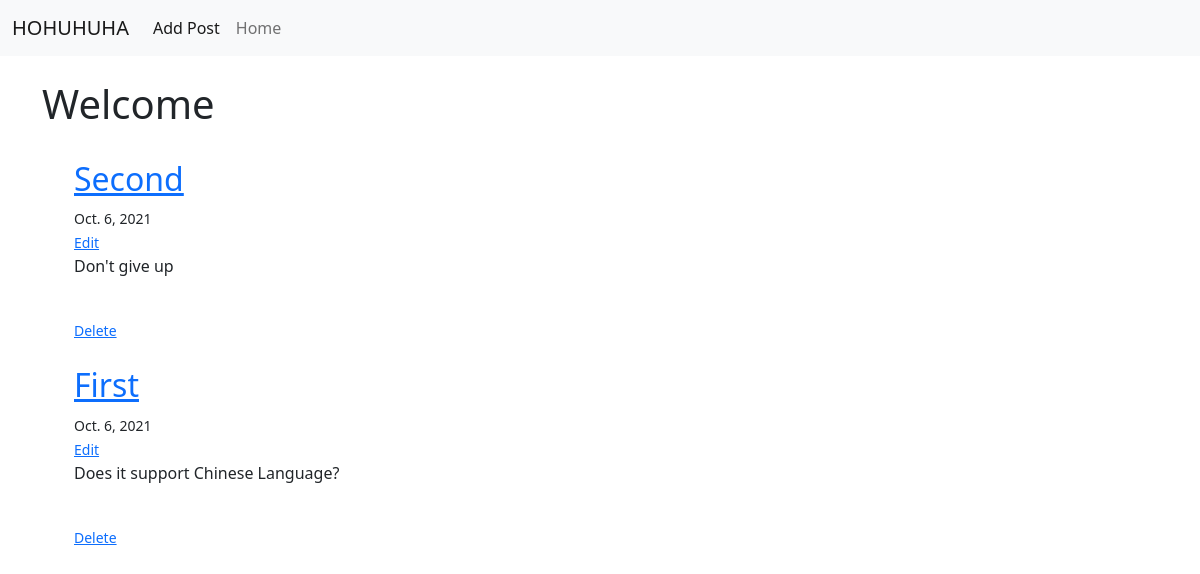
/, run on an earlier commit of the app's database.
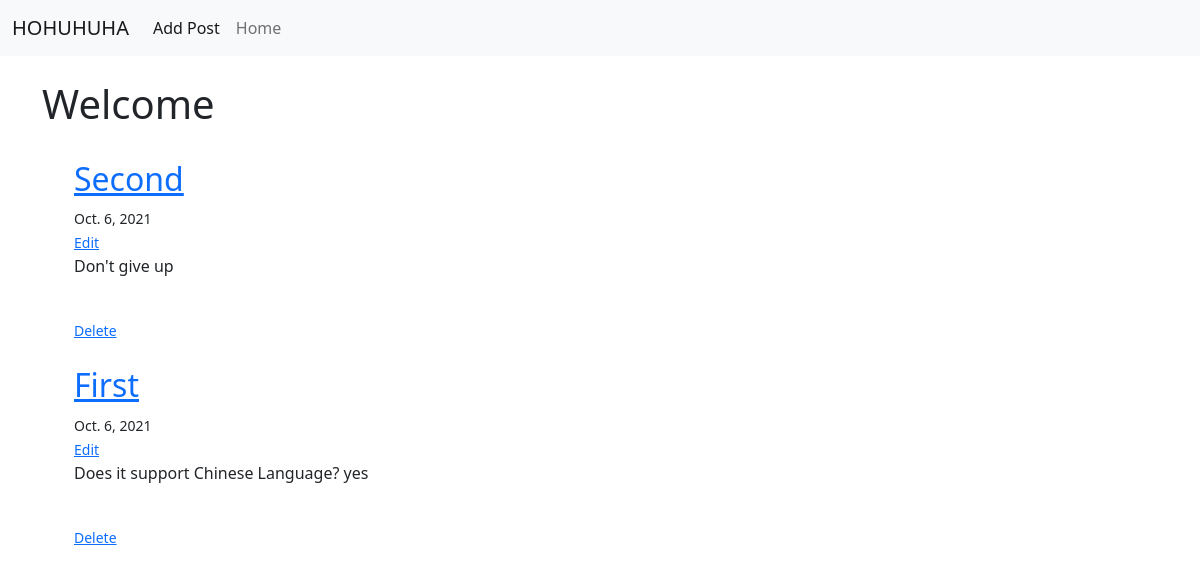
And on a later commit of the database.
### theblog/models.py (models this page shows, shortened)
class Post(models.Model):
	title = models.CharField(max_length=255)
	author = models.ForeignKey(User, on_delete=models.CASCADE)
	body = models.TextField()
	post_date = models.DateField(auto_now_add=True)

### theblog/views.py (the view)
# urls.py: path('', HomeView.as_view(), name="home"),
class HomeView(ListView):
	model = Post
	template_name = 'home.html'
	ordering = ['-post_date', '-id']

### theblog/templates/home.html
{% extends 'base.html' %}
{% block content %}
	<h1>Welcome</h1><br/>
	<ul>
		{% for post in object_list %}
			<h2><a href="{% url 'article-detail' post.pk %}">{{ post.title }}</a></h2>
			<small>{{ post.post_date }}</small><br/>
			<small>
				<a href="{% url 'update_post' post.pk %}">Edit</a><br/></small>
			<p>{{ post.body }}</p><br/>
			<small>
			<a href="{% url 'delete_post' post.pk %}">Delete</a>
			</small><br/><br/>
		{% endfor %}
	</ul>
{% endblock %}

### theblog/templates/base.html (shortened to what this page needs)
<!doctype html>
<html lang="en">
  <head>
    <link href="https://cdn.jsdelivr.net/npm/bootstrap@5.1.2/dist/css/bootstrap.min.css" rel="stylesheet">
  </head>
  <body>
    <nav class="navbar navbar-expand-lg navbar-light bg-light">
      <div class="container-fluid">
        <a class="navbar-brand" href="{% url 'home' %}">HOHUHUHA</a>
        <div class="collapse navbar-collapse" id="navbarSupportedContent">
          <ul class="navbar-nav me-auto mb-2 mb-lg-0">
            <li class="nav-item">
              <a class="nav-link active" aria-current="page" href="{% url 'add_post' %}">Add Post</a>
            </li>
            <li class="nav-item">
              <a class="nav-link" href="{% url 'home' %}">Home</a>
            </li>
          </ul>
        </div>
      </div>
    </nav>
    <br/>
    <div class="container">
      {% block content %}
      {% endblock %}
    </div>
  </body>
</html>

What changed in the data, as far as the page shows it:
changed Post "First": body "Does it support Chinese Language?" → "Does it support Chinese Language? yes"
